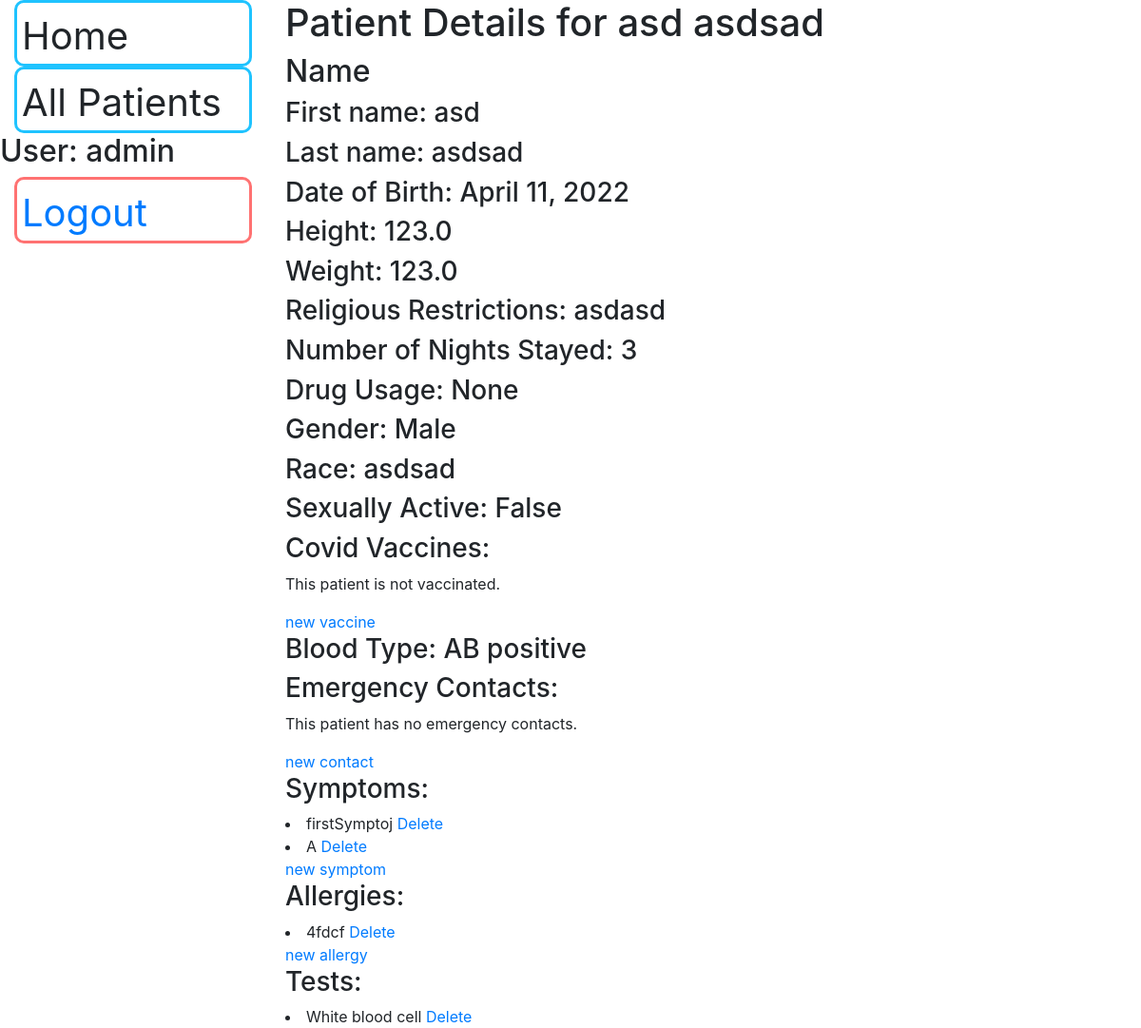
The page /staff/patient/2 (signed in) on the database its author committed.
### staff/models.py (models this page shows, shortened)
class Patient(models.Model):
    first_name = models.CharField(max_length=20)
    last_name = models.CharField(max_length=20)
    date_of_birth = models.DateField(null=True)
    height = models.FloatField(help_text='Height in cm', validators=[MinValueValidator(Decimal('0.01'))])
    weight = models.FloatField(help_text='Weight in kg,', validators=[MinValueValidator(Decimal('0.01'))])
    heart_rate = models.PositiveIntegerField(null=True)
    blood_pressure_upper = models.PositiveIntegerField(null=True)
    blood_pressure_lower = models.PositiveIntegerField(null=True)
    religious_restriction = models.TextField()
    doctor_note = models.TextField(null=True)
    nurse_note = models.TextField(null=True)
    nights_stayed = models.PositiveSmallIntegerField(default=0)
    drug_usage = models.BooleanField(null=True)
    discharge_instructions = models.TextField(null=True)
    gender_options = (
        ('M', 'Male'),
        ('F', 'Female'),
        ('O', 'Other'),
    )
    gender = models.CharField(max_length=1,
                              choices=gender_options,
                              blank=True, )
    race = models.CharField(null=True, max_length=20)
    sexual_active = models.BooleanField(null=True)
    IV = models.BooleanField(null=True)
    blood_type_options = (
        ('1', 'O negative'),
        ('2', 'O positive'),
        ('3', 'A negative'),
        ('4', 'A positive'),
        ('5', 'B negative'),
        ('6', 'B positive'),
        ('7', 'AB negative'),
        ('8', 'AB  positive'),
    )
    blood_type = models.CharField(max_length=1,
                                  choices=blood_type_options,
                                  blank=True,
                                  )
    bill_due_date = models.DateField(null=True, blank=True)
    class Meta:
        permissions = (('doctor', 'Is a doctor'),
                       ('nurse', 'Is a nurse'),
                       ('medical professional', 'Is a nurse or doctor'),
                       ('billing', 'Is at the billing desk'),
                       ('registration', 'is a registrar desk'),
                       ('not billing', 'is not billing'))
        ordering = ['last_name', 'first_name']
    def get_contact_link(self):
        return reverse('new_contact', args=[str(self.id)])
    def get_symptom_link(self):
        return reverse('new_symptom', args=[str(self.id)])
    def get_allergy_link(self):
        return reverse('new_allergy', args=[str(self.id)])
    def get_covid_shot_url(self):
        return reverse('create_covid_shot_form', args=[str(self.id)])

class Symptom(models.Model):
    symptom = models.CharField(max_length=20)
    patient = models.ForeignKey('Patient', on_delete=models.CASCADE)
    def get_delete_url(self):
        return reverse('symptom-delete', args=[str(self.id)])

class Allergy(models.Model):
    allergy = models.CharField(max_length=20)
    patient = models.ForeignKey('Patient', on_delete=models.CASCADE)
    def get_delete_url(self):
        return reverse('allergy-delete', args=[str(self.id)])

class Test(models.Model):
    test_options = (
        ('A', 'Hematologic Laboratory'),
        ('B', 'Red blood cell '),
        ('C', 'White blood cell'),
        ('D', 'Liver function test'),
        ('E', 'Renal function test'),
        ('F', 'Electrolyte test'),
        ('G', 'Radiologic Laboratory'),
        ('H', 'X-ray'),
        ('I', 'Computed Tomography (CT)'),
        ('J', 'Magnetic Resonance Image (MRI)'),
        ('K', 'Urinary Test'),
        ('L', 'Stool Test'),
    )
    test = models.CharField(max_length=1,
                            choices=test_options)
    patient = models.ForeignKey('Patient', on_delete=models.CASCADE)
    cost = models.FloatField(help_text='', validators=[MinValueValidator(Decimal('0.01'))])
    def get_delete_url(self):
        return reverse('test-delete', args=[str(self.id)])

### staff/views.py (the view)
# urls.py: path('patient/<int:pk>', views.patient_view, name='patient-detail'),
@login_required
def patient_view(request, pk):
    patient = Patient.objects.get(pk=pk)
    emergency_contact_list = EmergencyContact.objects.filter(patient=pk)
    symptom_list = Symptom.objects.filter(patient=pk)
    test_list = Test.objects.filter(patient=pk)
    covid_vaccine_list = CovidVaccineShot.objects.filter(patient=pk)
    diagnosis_list = Diagnose.objects.filter(patient=pk)
    medication_list = Medication.objects.filter(patient=pk)
    allergy_list = Allergy.objects.filter(patient=pk)
    context = {'patient': patient,
               'emergency_contact_list': emergency_contact_list,
               'symptom_list': symptom_list,
               'test_list': test_list,
               'covid_vaccine_list': covid_vaccine_list,
               'diagnosis_list': diagnosis_list,
               'medication_list': medication_list,
               'allergy_list': allergy_list
               }
    return render(request, 'staff/patient_detail.html', context)

### staff/templates/staff/patient_detail.html (shortened to what this page needs)
{% extends "base_generic.html" %}
{% load auth_extras %}
{% block content %}
<h1>Patient Details for {{ patient.first_name }}{{" "}}{{ patient.last_name }}</h1>
<h2>Name</h2>
<h3>First name: {{ patient.first_name }}</h3>
<h3>Last name: {{ patient.last_name }}</h3>
<h3>Date of Birth: {{ patient.date_of_birth }}</h3>
{% if not request.user|has_group:'billing' %}
<h3>Height: {{ patient.height }}</h3>
<h3>Weight: {{ patient.weight }}</h3>
<h3>Religious Restrictions: {{ patient.religious_restriction }}</h3>
<h3>Number of Nights Stayed: {{ patient.nights_stayed }}</h3>
<h3>Drug Usage: {{ patient.drug_usage }}</h3>
<h3>Gender: {{ patient.get_gender_display }}</h3>
<h3>Race: {{ patient.race }}</h3>
<h3>Sexually Active: {{ patient.sexual_active }}</h3>
<h3>Covid Vaccines: </h3>
{% if covid_vaccine_list %}
{% for vaccine in covid_vaccine_list %}
<li>
    <a>Brand: {{vaccine.get_brand_display}}</a>
    <a>Date Recieved: {{vaccine.date_received}}</a>
    <a href={{vaccine.get_delete_url}}>Delete</a>
</li>
{%  endfor %}
{% else %}
<p>This patient is not vaccinated.</p>
{% endif %}
<a href={{patient.get_covid_shot_url}}>new vaccine</a>
<br>
<h3>Blood Type: {{ patient.get_blood_type_display }}</h3>
<h3>Emergency Contacts: </h3>
{% if emergency_contact_list %}
{% for contact in emergency_contact_list %}
<li>
    <a>Name: {{contact.first_name}} {{contact.last_name}} Phone number: {{contact.phone_number}}</a>
    <a href={{contact.get_delete_url}}>Delete</a>
</li>
{%  endfor %}
{% else %}
<p>This patient has no emergency contacts.</p>
{% endif %}
<a href={{patient.get_contact_link}}>new contact</a>
<h3>Symptoms: </h3>
{% if symptom_list %}
{% for symptom in symptom_list %}
<li>
    <a>{{symptom.symptom}}</a>
    <a href={{symptom.get_delete_url}}>Delete</a>
</li>
{%  endfor %}
{% else %}
<p>This patient has no symptoms.</p>
{% endif %}
<a href={{patient.get_symptom_link}}>new symptom</a>
<h3>Allergies: </h3>
{% if allergy_list %}
{% for allergy in allergy_list %}
<li>
    <a>{{allergy.allergy}}</a>
    <a href={{allergy.get_delete_url}}>Delete</a>
</li>
{%  endfor %}
{% else %}
<p>This patient has no allergies.</p>
{% endif %}
<a href={{patient.get_allergy_link}}>new allergy</a>
<h3>Tests: </h3>
{% if test_list %}
{% for test in test_list %}
<li>
    <a>{{test.get_test_display}} </a>
    <a href={{test.get_delete_url}}>Delete</a>
</li>
{%  endfor %}
{% else %}
<p>This patient has no emergency contacts.</p>
{% endif %}
{% endif %}
{% endblock %}

### staff/templates/base_generic.html (shortened to what this page needs)
<!DOCTYPE html>
<html lang="en">
{% load auth_extras %}
<head>
    <link rel="stylesheet" href="https://cdn.jsdelivr.net/npm/bootstrap@4.5.3/dist/css/bootstrap.min.css"
>
    {% load static %}
    <link rel="stylesheet" href="{% static 'css/style.css' %}">
</head>
<body>
 {% block sidebar %}
        <div class="sidebar-nav">
            <a href="{% url 'index' %}">Home</a>
            {% if user.is_authenticated %}
            <a href="{% url 'patients' %}">All Patients</a>
            {% endif %}
            {% if user.is_authenticated %}
            <h2 id="currentUser">User: {{ user.get_username }}</h2>
            <div id="logbutton">
                <a href="{% url 'logout'%}?next={{request.path}}">Logout</a>
                {% else %}
                <a href="{% url 'login'%}?next={{request.path}}">Login</a>
                {% endif %}
            </div>
            {% endblock %}
        </div>
        <div class="content">{% block content %}{% endblock %}
        </div>
</body>
</html>

### staff/static/css/style.css (style rules this page uses)
body, html { overflow-x: hidden; overflow-y: auto; }
.sidebar-nav > *:not(#currentUser) { font-size: 40px; position: relative; left: 15px !important; -o-transition:all .2s ease-in; - webkit-transition:all .2s ease-in; transition: all .2s ease-in; padding: 5px; height: 70px; color: var(--textcolor); border: solid; border-width: medium; border-radius: 10px; border-color: var(--bordercolor); }
.sidebar-nav > * { width: 250px; margin-right: 34px; display: block; }
.sidebar-nav { width: 250px; margin-right: 34px; position: fixed; }
#logbutton { --bordercolor: #ff7272; }
.sidebar-nav > a { --bordercolor: #1fc3ff; text-decoration: none; box-sizing: border-box; margin: 0px; padding: 0px; }
.content:not(.emergencyform) { position: relative; left: 300px; }

### rows shown on the page
Patient: first_name "asd", last_name "asdsad", date_of_birth "April 11, 2022", height "123.0", weight "123.0", religious_restriction "asdasd", nights_stayed "3", drug_usage "None", gender "Male", race "asdsad", sexual_active "False", blood_type "AB positive"
Symptom: symptom "firstSymptoj"
Symptom: symptom "A"
Allergy: allergy "4fdcf"
Test: test "White blood cell"

### other values the page prints
{{ user.get_username }} "admin"
